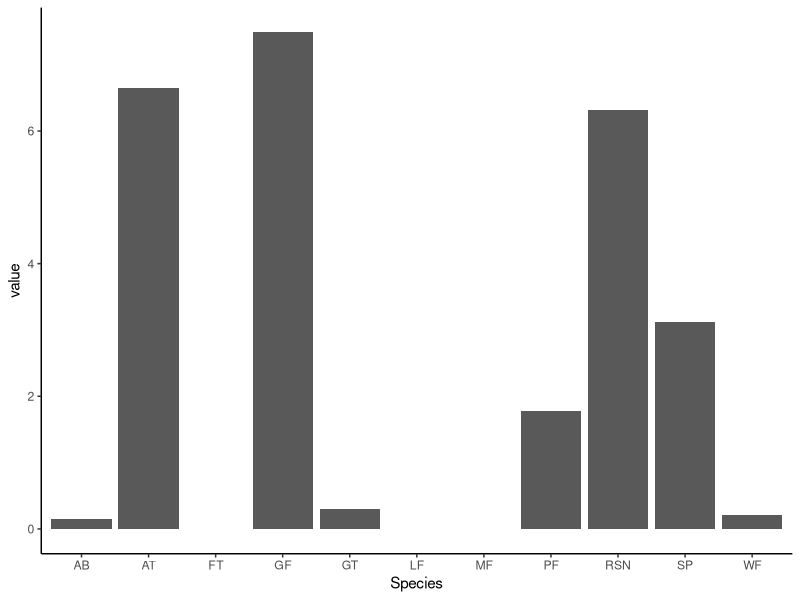
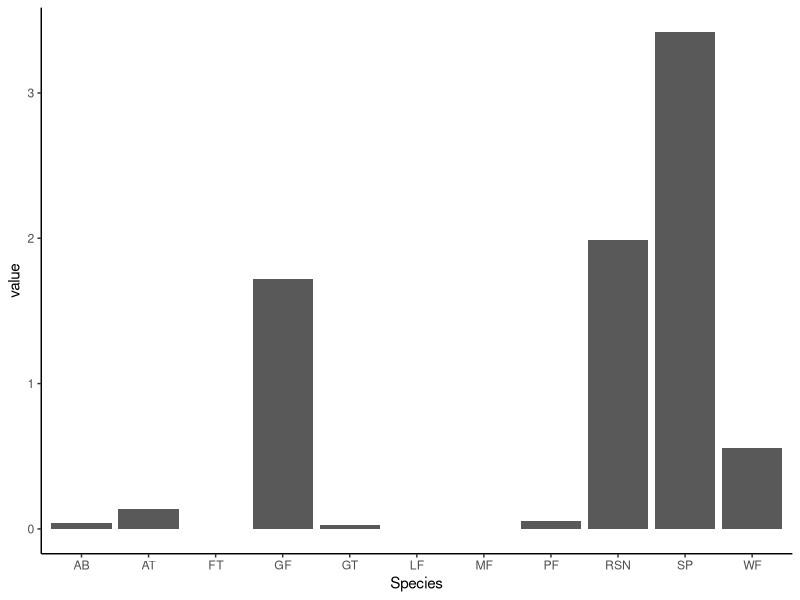
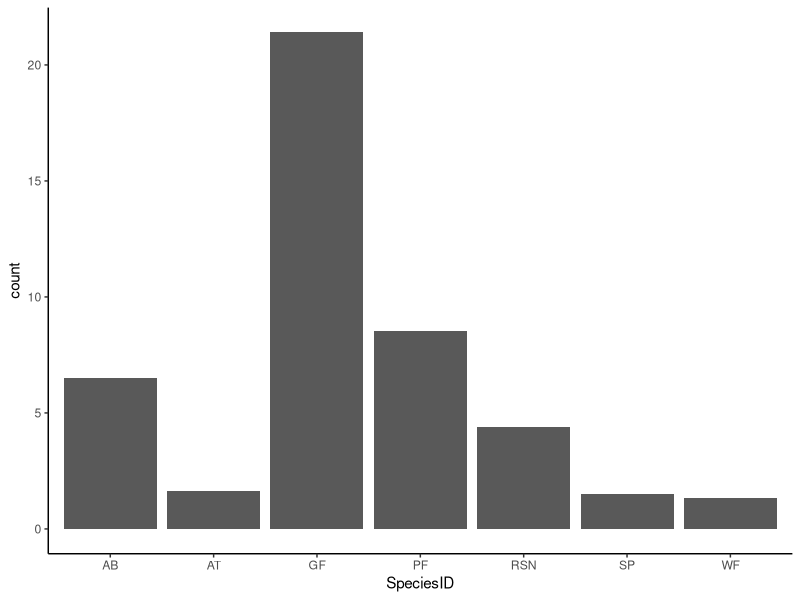
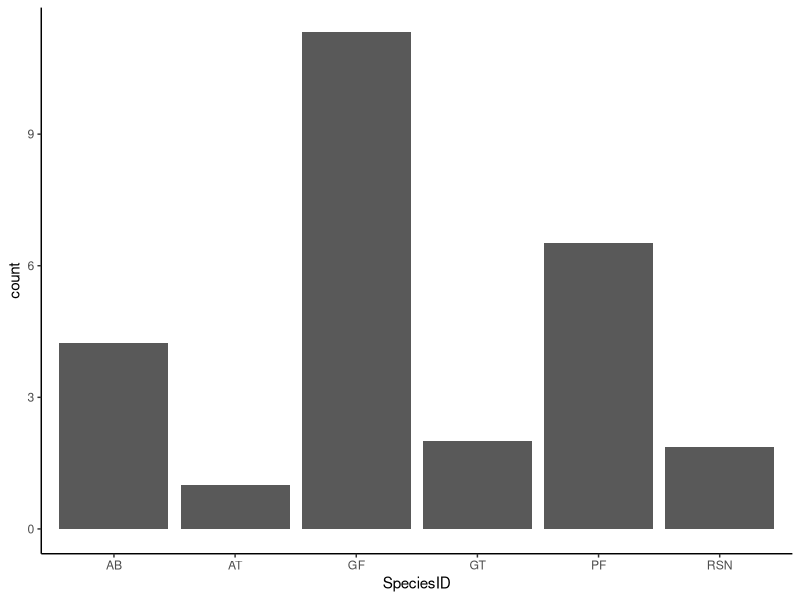

Source code (R) for these figures, in order:
#Description-----------------------------------------
#Data cleaning and set up for biodiversity data
#  18 Apr 2025
#RCS

#Initialize -----------------------------------------
library(dplyr)
library(tidyr)
library(ggplot2)
library(stringr)
library(lubridate)
# Load functions--------------------------------------


# Global Variables-------------------------------------
VES <- read.csv("vesDataMaster.csv")
dipnet <- read.csv("DipnetDataMaster.csv")

# Program Body------------------------------------------

### Dipnet Data ####
# lets start by checking to make sure every input for eacch variable makes sense
unique(dipnet$ComplexID) # looks good
unique(dipnet$PondID) # looks good
unique(dipnet$SiteID) # looks good
unique(dipnet$SiteName) # This... may need to be cleaned up
unique(dipnet$Date) #looks good

# Okay so the goal is to summarize which species were detected across all three surveys at each pond
#lets start by limiting to only the variables we care about
dipnet$Sweep <- as.numeric(dipnet$Sweep)
dipnet2 <- dipnet %>% select(c(ComplexID:SiteID,Date,Sweep,AB:RSN))
dipnet2 <- dipnet2 %>% filter(Sweep < 19) #taking only first 18 sweep to keep sites equal

#Since I am running single season mult scale occ mods I'll need to seperate the years
dipnet2$Date <- mdy(dipnet2$Date)
unique(dipnet2$Date)
dipnet2$Year <- year(dipnet2$Date)
dipnet_2022 <- filter(dipnet2, Year == "2022")
dipnet_2024 <- filter(dipnet2, Year == "2024")

# Let's clean 2022 dipnet data first
dipnet_2022_sum <- dipnet_2022 %>% group_by(ComplexID, PondID, SiteID, Date) %>% dplyr::summarize(AB = sum(AB),
                                                                      AT = sum(AT),
                                                                      FT = sum(FT),
                                                                      GT = sum(GT),
                                                                      GF = sum(GF),
                                                                      MF = sum(MF),
                                                                      LF = sum(LF),
                                                                      PF = sum(PF),
                                                                      SP = sum(SP),
                                                                      WF = sum(WF),
                                                                      RSN = sum(RSN))
# Need to add visit info
dipnet_2022_sum <- arrange(dipnet_2022_sum, SiteID, Date)
dipnet_2022_sum$Visit <- rep(1:3,times = length(unique(dipnet_2022_sum$SiteID)))
dipnet_2022_sum <- dipnet_2022_sum %>% relocate(Visit, .after = Date)

# this is just to help visualize the dipnet data
dipnet_longer <- dipnet_2022_sum %>% pivot_longer(cols = AB:RSN, names_to = "Species")                                                                
ggplot(dipnet_longer, mapping = aes(x = Species, y = value))+
  geom_bar(stat = "summary")+
  theme_classic()

# Convert sum to P/A
dipnet_2022_PA <- dipnet_2022_sum
dipnet_2022_PA[,-c(1:5)] <- (dipnet_2022_PA[,-c(1:5)] != 0)*1

#Make all NAs 0
dipnet_2022_PA[is.na(dipnet_2022_PA)] <- 0


# Let's clean 2024 dipnet data next
dipnet_2024_sum <- dipnet_2024 %>% group_by(ComplexID, PondID, SiteID, Date) %>% dplyr::summarize(AB = sum(AB),
                                                                                                  AT = sum(AT),
                                                                                                  FT = sum(FT),
                                                                                                  GT = sum(GT),
                                                                                                  GF = sum(GF),
                                                                                                  MF = sum(MF),
                                                                                                  LF = sum(LF),
                                                                                                  PF = sum(PF),
                                                                                                  SP = sum(SP),
                                                                                                  WF = sum(WF),
                                                                                                  RSN = sum(RSN))
# Need to add visit info
dipnet_2024_sum <- arrange(dipnet_2024_sum, SiteID, Date)
dipnet_2024_sum$Visit <- rep(1:3,times = length(unique(dipnet_2024_sum$SiteID)))
dipnet_2024_sum <- dipnet_2024_sum %>% relocate(Visit, .after = Date)

# this is just to help visualize the dipnet data
dipnet_longer <- dipnet_2024_sum %>% pivot_longer(cols = AB:RSN, names_to = "Species")                                                                
ggplot(dipnet_longer, mapping = aes(x = Species, y = value))+
  geom_bar(stat = "summary")+
  theme_classic()

# Convert sum to P/A
dipnet_2024_PA <- dipnet_2024_sum
dipnet_2024_PA[,-c(1:5)] <- (dipnet_2024_PA[,-c(1:5)] != 0)*1

#Make all NAs 0
dipnet_2024_PA[is.na(dipnet_2024_PA)] <- 0

#okay dipnet data is workable, let's look at VES data

#VES
VES <- VES %>% select(c(ComplexID:SiteID, Date, SpeciesID, Count))
unique(VES$SpeciesID)


VES_clean <- VES %>% filter(SpeciesID != "" &
                              SpeciesID != "Tadpole" &
                              SpeciesID != "TADS" &
                              SpeciesID != "TAD(GF)" &
                              SpeciesID != "TAD" &
                              SpeciesID != "Tads" &
                              SpeciesID != "GF TAD" &
                              SpeciesID != "TADPOLE" &
                              SpeciesID != "Tadpoles" &
                              SpeciesID != "Painted Turtle" &
                              SpeciesID != "PAINTEDTURTLE" &
                              SpeciesID != "PAINTED TURTLE" &
                              SpeciesID != "PAINTED T" &
                              SpeciesID != "GARTER SNAKE" &
                              SpeciesID != "UNKNOWN" &
                              SpeciesID != "GF/AB")

VES_clean$SpeciesID <- str_trim(VES_clean$SpeciesID)
VES_clean$SpeciesID <- as.factor(VES_clean$SpeciesID)
VES_clean$SpeciesID <- droplevels(VES_clean$SpeciesID)
levels(VES_clean$SpeciesID)

# Remove NA for SiteID
VES_clean$SiteID <- as.factor(VES_clean$SiteID)
VES_clean$SiteID <- droplevels(VES_clean$SiteID)
levels(VES_clean$SiteID)

VES_clean$Count <- str_remove_all(VES_clean$Count, "[+~]")
unique(VES_clean$Count)
VES_clean$Count <- as.numeric(VES_clean$Count)

#Again need to separate in to 2022 and 2024
VES_clean$Date <- mdy(VES_clean$Date)
VES_clean$Year <- year(VES_clean$Date)

VES_2022 <- filter(VES_clean, Year == "2022")
VES_2024 <- filter(VES_clean, Year == "2024")

# VES 2022
# lets summarize
VES_2022_sum <- VES_2022 %>% group_by(ComplexID, PondID, SiteID, SpeciesID, Date) %>% summarize(count = sum(Count))

# lets plot it just to see how it looks
ggplot(data = VES_2022_sum, mapping = aes(x = SpeciesID, y = count))+
  geom_bar(stat = "summary")+
  theme_classic()
#pivot_wider
VES_2022_wider <- VES_2022_sum %>% pivot_wider(names_from = SpeciesID, values_from = count)

#Need to add in Visit number
StAlbansMissing <- data.frame(ComplexID = 5, 
                               PondID = 1, 
                               SiteID = "05-01",
                               Date = mdy("08/05/2022"), 
                               AB = NA, 
                               GF = NA, 
                               PF = NA, 
                               RSN = NA, 
                               AT = NA, 
                               WF = NA, 
                               SP = NA)

VES_2022_wider <- rbind(VES_2022_wider, StAlbansMissing)


VES_2022_wider <- arrange(VES_2022_wider, SiteID, Date)
VES_2022_wider$Visit <- rep(1:3,times = length(unique(VES_2022_wider$SiteID)))
VES_2022_wider <- VES_2022_wider %>% relocate(Visit, .after = Date)

#convert to P/A
VES_2022_PA <- VES_2022_wider
VES_2022_PA[,-c(1:5)] <- (VES_2022_PA[,-c(1:5)] != 0)*1

# compare VES and dipnet. What spp are surveyed in dipnet but not VES
dipnet_2022_spp <- names(dipnet_2022_PA)[6:length(names(dipnet_2022_PA))]
VES_2022_spp <- names(VES_2022_PA)[6:length(names(VES_2022_PA))]
dipnet_2022_spp[which(!(dipnet_2022_spp %in% VES_2022_spp))] # FT, GT, MF, and LF are not in VES data, which checks out

#Need to add in FT, MF, and LF to VES
VES_2022_PA$FT <- 0
VES_2022_PA$MF <- 0
VES_2022_PA$LF <- 0
VES_2022_PA$GT <- 0

# Need to change all NAs in VES_PA to 0
VES_2022_PA[is.na(VES_2022_PA)] <- 0

# VES 2024
# lets summarize
VES_2024_sum <- VES_2024 %>% group_by(ComplexID, PondID, SiteID, SpeciesID, Date) %>% summarize(count = sum(Count))

# lets plot it just to see how it looks
ggplot(data = VES_2024_sum, mapping = aes(x = SpeciesID, y = count))+
  geom_bar(stat = "summary")+
  theme_classic()
#pivot_wider
VES_2024_wider <- VES_2024_sum %>% pivot_wider(names_from = SpeciesID, values_from = count)
View(arrange(VES_2024_wider, SiteID, Date))
#Need to add 1st visit for 05-01
StAlbansMissing <- data.frame(ComplexID = 5, 
                               PondID = 1, 
                               SiteID = "05-01",
                               Date = mdy("06/06/2024"), 
                               AB = NA, 
                               GF = NA, 
                               PF = NA, 
                               RSN = NA, 
                               AT = NA, 
                               WF = NA, 
                               SP = NA)
#Need to add 2nd or 3rd visit for 09-01
GilbrookMissing <- data.frame(ComplexID = 9, 
                              PondID = 1, 
                              SiteID = "09-01",
                              Date = mdy("07/01/2024"), 
                              AB = NA, 
                              GF = NA, 
                              PF = NA, 
                              RSN = NA, 
                              AT = NA, 
                              WF = NA, 
                              SP = NA)
#Need to add 3rd visit for 11-01
StMikesMissing <- data.frame(ComplexID = 11, 
                              PondID = 1, 
                              SiteID = "09-01",
                              Date = mdy("07/19/2024"), 
                              AB = NA, 
                              GF = NA, 
                              PF = NA, 
                              RSN = NA, 
                              AT = NA, 
                              WF = NA, 
                              SP = NA)

#Need to add in Visit number

VES_2024_wider <- rbind(VES_2024_wider, StAlbansMissing)
VES_2024_wider <- rbind(VES_2024_wider, GilbrookMissing)
VES_2024_wider <- rbind(VES_2024_wider, StMikesMissing)





VES_2024_wider <- arrange(VES_2024_wider, SiteID, Date)
VES_2024_wider$Visit <- rep(1:3,times = length(unique(VES_2024_wider$SiteID)))
VES_2024_wider <- VES_2024_wider %>% relocate(Visit, .after = Date)

#convert to P/A
VES_2024_PA <- VES_2024_wider
VES_2024_PA[,-c(1:5)] <- (VES_2024_PA[,-c(1:5)] != 0)*1

# compare VES and dipnet. What spp are surveyed in dipnet but not VES
dipnet_2024_spp <- names(dipnet_2024_PA)[6:length(names(dipnet_2024_PA))]
VES_2024_spp <- names(VES_2024_PA)[6:length(names(VES_2024_PA))]
dipnet_2024_spp[which(!(dipnet_2024_spp %in% VES_2024_spp))] # FT, GT, MF, and LF are not in VES data, which checks out

#Need to add in FT, MF, and LF to VES
VES_2024_PA$FT <- 0
VES_2024_PA$MF <- 0
VES_2024_PA$LF <- 0

# Need to change all NAs in VES_PA to 0
VES_2024_PA[is.na(VES_2024_PA)] <- 0



# OKAY. We now have both VES and dipnet data in the same format
dim(dipnet_2022_PA)
dim(VES_2022_PA)

dim(dipnet_2024_PA)
dim(VES_2024_PA)
# All are 72*16, which is good!


#lets check the names though
names(dipnet_2022_PA)
names(VES_2022_PA)
names(dipnet_2024_PA)
names(VES_2024_PA)
# The first 5 columns are fine but the SPP columns are out of order. We need them to be in the same order so we can combine them.
# so let's put them alphabetically
dipnet_2022_PAONLY <- dipnet_2022_PA[,-(1:5)]
dipnet_2022_SITEINFO <- dipnet_2022_PA[, 1:5]
dipnet_2022_PAONLY
dipnet_2022_PAONLY <- dipnet_2022_PAONLY[,order(colnames(dipnet_2022_PAONLY))]
dipnet_2022_PA <- cbind(dipnet_2022_SITEINFO, dipnet_2022_PAONLY)


# Repeat for 2024
dipnet_2024_PAONLY <- dipnet_2024_PA[,-(1:5)]
dipnet_2024_SITEINFO <- dipnet_2024_PA[, 1:5]
dipnet_2024_PAONLY
dipnet_2024_PAONLY <- dipnet_2024_PAONLY[,order(colnames(dipnet_2024_PAONLY))]
dipnet_2024_PA <- cbind(dipnet_2024_SITEINFO, dipnet_2024_PAONLY)


# VES
#2022
VES_2022_PAONLY <- VES_2022_PA[,-(1:5)]
VES_2022_SITEINFO <- VES_2022_PA[, 1:5]
VES_2022_PAONLY
VES_2022_PAONLY <- VES_2022_PAONLY[,order(colnames(VES_2022_PAONLY))]
VES_2022_PA <- cbind(VES_2022_SITEINFO, VES_2022_PAONLY)

# 2024
VES_2024_PAONLY <- VES_2024_PA[,-(1:5)]
VES_2024_SITEINFO <- VES_2024_PA[, 1:5]
VES_2024_PAONLY
VES_2024_PAONLY <- VES_2024_PAONLY[,order(colnames(VES_2024_PAONLY))]
VES_2024_PA <- cbind(VES_2024_SITEINFO, VES_2024_PAONLY)

# lets check the names again
names(dipnet_2022_PA)
names(VES_2022_PA)
names(dipnet_2024_PA)
names(VES_2024_PA)

# they're in the column order. Next need to make sure rows match. For this it might make the most sense to use arrange
dipnet_2022_PA <- dipnet_2022_PA %>% arrange(ComplexID, PondID, Visit)
VES_2022_PA <- VES_2022_PA %>% arrange(ComplexID, PondID, Visit)

dipnet_2024_PA <- dipnet_2024_PA %>% arrange(ComplexID, PondID, Visit)
VES_2024_PA <- VES_2024_PA %>% arrange(ComplexID, PondID, Visit)

  
PA_2022 <- bind_rows(dipnet_2022_PA,VES_2022_PA) %>%
  select(!(Date)) %>%
  group_by(ComplexID, PondID, SiteID, Visit) %>%
  summarize(across(everything(), sum))

PA_2022[,-c(1:4)] <- (PA_2022[,-c(1:4)] != 0)*1

PA_2024 <- bind_rows(dipnet_2024_PA,VES_2024_PA) %>%
  select(!(Date)) %>%
  group_by(ComplexID, PondID, SiteID, Visit) %>%
  summarize(across(everything(), sum))

PA_2024[,-c(1:4)] <- (PA_2024[,-c(1:4)] != 0)*1
# Yay now I have 6 DF's that can be used to assess biodiversity
dipnet_2022_PA #Dipnet data for 2022
dipnet_2024_PA #dipnet data for 2024
VES_2022_PA # VES data for 2022
VES_2024_PA # VES data for 2024
PA_2022 # Overall data for 2022
PA_2024 # Overall data for 2024

save(dipnet_2022_PA, #Dipnet data for 2022
     dipnet_2024_PA, #dipnet data for 2024
     VES_2022_PA, # VES data for 2022
     VES_2024_PA, # VES data for 2024
     PA_2022, # Overall data for 2022
     PA_2024, # Overall data for 2024
     file = "biodiversityData.RData")

# End script     